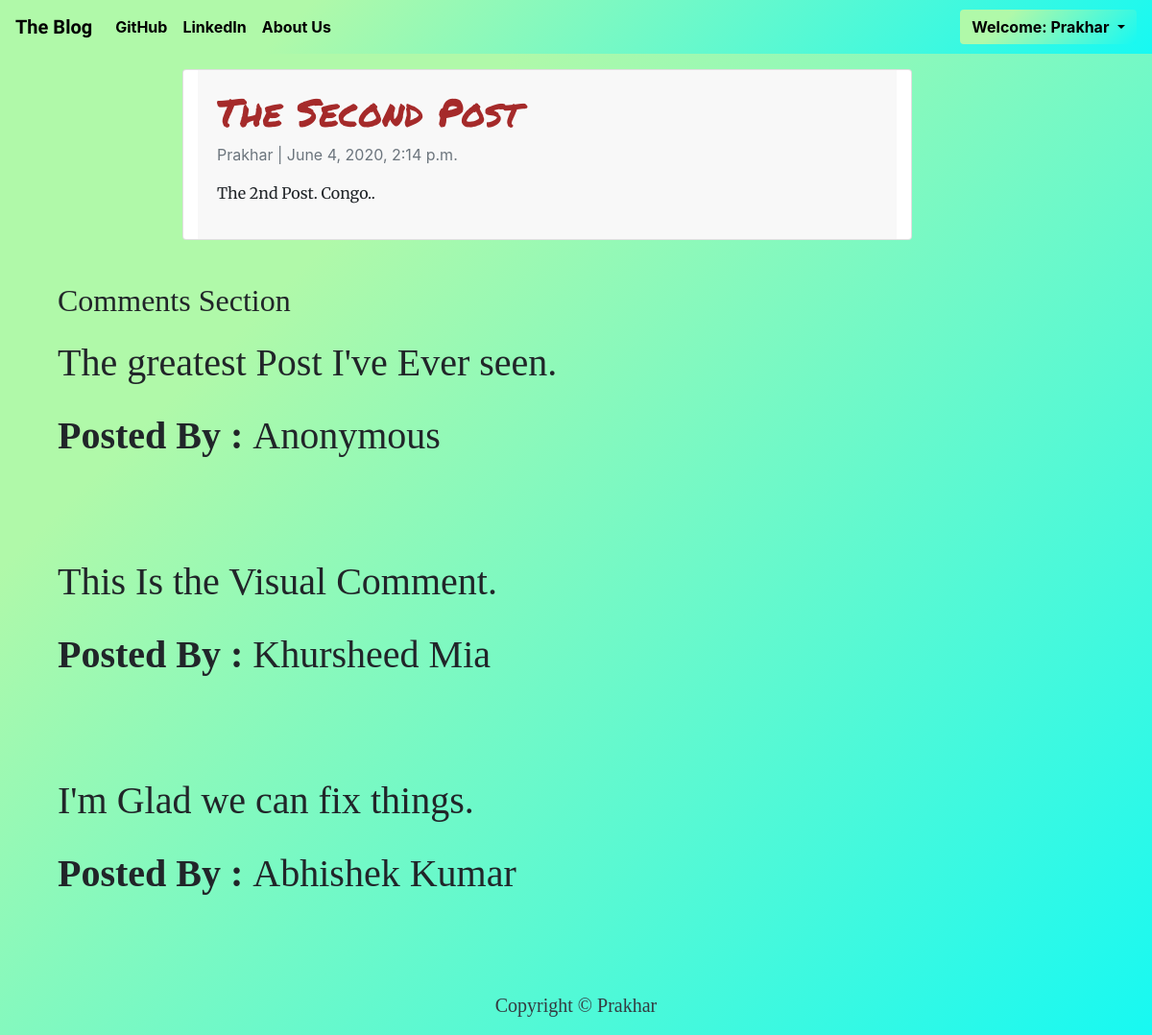
The page /blog/the_second_post (signed in) on the database its author committed.
### basic_app/models.py (models this page shows, shortened)
class Post(models.Model):
    title = models.CharField(max_length=200, unique=True)
    slug = models.SlugField(max_length=200, unique=True)
    author = models.ForeignKey(User, on_delete= models.CASCADE,related_name='blog_posts')
    content = models.TextField()
    created_on = models.DateTimeField(auto_now_add=True)
    status = models.IntegerField(choices=STATUS, default=0)
    class Meta:
        ordering = ['-created_on']

class Comment(models.Model):
    post = models.ForeignKey(Post,on_delete=models.CASCADE,related_name='comments')
    name = models.CharField(max_length=80)
    email = models.EmailField()
    body = models.TextField()
    created_on = models.DateTimeField(auto_now_add=True)
    active = models.BooleanField(default=False)
    class Meta:
        ordering = ['created_on']

### basic_app/views.py (the view)
# urls.py: path('<slug:slug>', views.PostDetail.as_view(),name='post_detail'),
class PostDetail(DetailView):
    model = Post
    template_name = 'basic_app/post_detail.html'

### basic_app/templates/basic_app/post_detail.html
{% extends 'basic_app/base.html' %}
{% block body_block %}
    <div class="row">
        <div class="col-md-8 card mb-4 mt-3 left top">
            <div class="card-body">
                <h1 class="detail_title">{{ post.title }}</h1>
                <p class=" text-muted">{{ post.author }} | {{ post.created_on }}</p>
                <p class="detail_text">{{ post.content | safe }}</p>
            </div>
        </div>
    </div>
    <div class="comment_section">
        <div class="container">
            <h2 class="comment-heading">Comments Section</h2>
            {% for comment in post.comments.all %}
                <div>
                    <p>{{ comment.body|safe|linebreaks }}</p>
                    <p><b>Posted By : </b>{{ comment.name }}</p>
                    <br>
                </div>
            {% endfor %}
        </div>
    </div>
{% endblock body_block %}

### basic_app/templates/basic_app/base.html (shortened to what this page needs)
<!DOCTYPE html>
{% load static %}
<html lang="en">
<head>
    <link rel="stylesheet" href="https://stackpath.bootstrapcdn.com/bootstrap/4.4.1/css/bootstrap.min.css">
</head>
<body>
  <nav class="navbar navbar-expand-lg navbar-light bg-light">
    <a class="navbar-brand" href="{% url 'home' %}"> <b class="blod_left title">The Blog</b> </a>
    <div class="collapse navbar-collapse" id="navbarNav">
      <ul class="navbar-nav">
        <li class="nav-item">
          <a class="nav-link" href="https://www.github.com"><b class="blod_left">GitHub</b></a>
        </li>
        <li class="nav-item">
          <a class="nav-link" href="https://www.linkedin.com"><b class="blod_left">LinkedIn</b></a>
        </li>
        <li class="nav-item">
          <a class="nav-link" href="{% url 'blog:about_us' %}"><b class="blod_left">About Us</b></a>
        </li>
      </ul>
    </div>
    <div class="dropdown">
      {% if user.is_authenticated %}
        <button class="btn btn-secondary dropdown-toggle" type="button" id="dropdownMenuButton" data-toggle="dropdown" aria-haspopup="true" aria-expanded="false">
          <a><b class="bold_left">Welcome: {{user.username}}</b></a>
        </button>
      {% else %}
        <button type="button" class="btn"><a class="nav navbar-nav navbar-right" href="{% url 'login' %}"> <b class="bold_right">Log In</b> </a></button>
      {% endif %}
    </div>
  </nav>
    <div class="container">
        {% block body_block %}
        {% endblock body_block %}
    </div>
    <footer class="py-3 bg-grey foot">
        <p class="m-0 text-dark text-center ">Copyright &copy; Prakhar</p>
    </footer>
</body>
</html>

### basic_app/templates/basic_app/base.html (style rules this page uses)
.card-body { background-color: rgba(245, 245, 245, 0.671); }
body { background-color: #17f9f2; background-image: linear-gradient(315deg, #17f9f2 0%, #b0f9a9 74%); }
.navbar { background-color: #17f9f2; background-image: linear-gradient(315deg, #17f9f2 0%, #b0f9a9 74%); }
.title { font-family: 'Metal Mania', cursive; }
.left { margin-left: 160px; position: static; }
#dropdownMenuButton { color: black; border-style: hidden; background-color: #17f9f2; background-image: linear-gradient(315deg, #17f9f2 0%, #b0f9a9 74%); }
.blod_left { color: black; }
.detail_title { color: brown; font-family: 'Permanent Marker', cursive; }
.detail_text { font-family: 'Merriweather', serif; }
.comment_section { font-family: 'Pacifico', cursive; font-size:40px; margin-top: 20px; }
.foot { font-family: 'Pacifico', cursive; font-size: 20px; }

### rows shown on the page
Post: title "The Second Post", author "Prakhar", created_on "June 4, 2020, 2:14 p.m.", content "The 2nd Post. Congo.."
Comment: body "The greatest Post I've Ever seen.", name "Anonymous"
Comment: body "This Is the Visual Comment.", name "Khursheed Mia"
Comment: body "I'm Glad we can fix things.", name "Abhishek Kumar"

### other values the page prints
{{ user.username }} "Prakhar"
